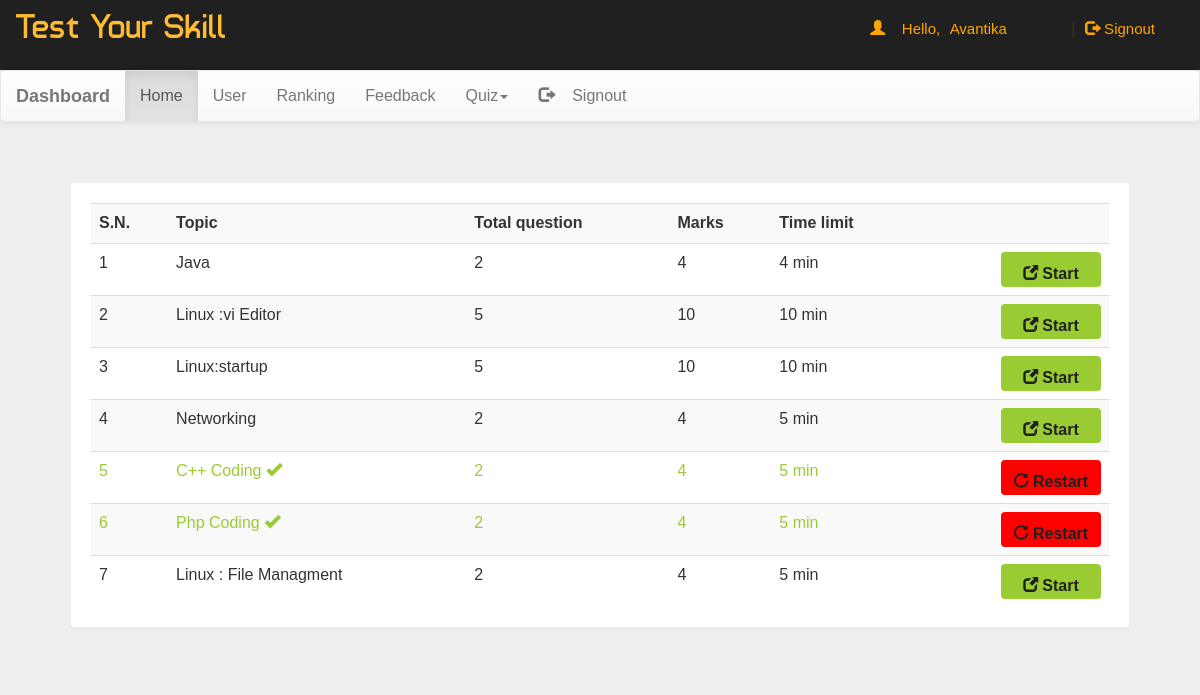
The page /dash.php (signed in) on the database its author committed.
### tables this page shows
CREATE TABLE IF NOT EXISTS `quiz` (
  `eid` text NOT NULL,
  `title` varchar(100) NOT NULL,
  `sahi` int(11) NOT NULL,
  `wrong` int(11) NOT NULL,
  `total` int(11) NOT NULL,
  `time` bigint(20) NOT NULL,
  `intro` text NOT NULL,
  `tag` varchar(100) NOT NULL,
  `date` timestamp NOT NULL DEFAULT current_timestamp() ON UPDATE current_timestamp()
);

### dash.php (the view, shortened to what this page needs)
<!DOCTYPE html PUBLIC "-//W3C//DTD XHTML 1.0 Transitional//EN" "http://www.w3.org/TR/xhtml1/DTD/xhtml1-transitional.dtd">
<html xmlns="http://www.w3.org/1999/xhtml">
<head>
<link  rel="stylesheet" href="css/bootstrap.min.css"/>
 <link  rel="stylesheet" href="css/bootstrap-theme.min.css"/>
 <link rel="stylesheet" href="css/main.css">
 <link  rel="stylesheet" href="css/font.css">
</head>
<body  style="background:#eee;">
<div class="header">
<div class="row">
<div class="col-lg-6">
<span class="logo">Test Your Skill</span></div>
<?php
 include_once 'dbConnection.php';
$email=$_SESSION['email'];
  if(!(isset($_SESSION['email']))){
header("location:index.php");
}
else
{
$name = $_SESSION['name'];;
echo '<span class="pull-right top title1" ><span class="log1"><span class="glyphicon glyphicon-user" aria-hidden="true"></span>&nbsp;&nbsp;&nbsp;&nbsp;Hello,</span> <a href="account.php" class="log log1">'.$name.'</a>&nbsp;|&nbsp;<a href="logout.php?q=account.php" class="log"><span class="glyphicon glyphicon-log-out" aria-hidden="true"></span>&nbsp;Signout</button></a></span>';
}?>
</div></div>
<nav class="navbar navbar-default title1">
  <div class="container-fluid">
    <div class="navbar-header">
      <a class="navbar-brand" href="dash.php?q=0"><b>Dashboard</b></a>
    </div>
    <div class="collapse navbar-collapse" id="bs-example-navbar-collapse-1">
      <ul class="nav navbar-nav">
        <li <?php if(@$_GET['q']==0) echo'class="active"'; ?>><a href="dash.php?q=0">Home<span class="sr-only">(current)</span></a></li>
        <li <?php if(@$_GET['q']==1) echo'class="active"'; ?>><a href="dash.php?q=1">User</a></li>
		<li <?php if(@$_GET['q']==2) echo'class="active"'; ?>><a href="dash.php?q=2">Ranking</a></li>
		<li <?php if(@$_GET['q']==3) echo'class="active"'; ?>><a href="dash.php?q=3">Feedback</a></li>
        <li class="dropdown <?php if(@$_GET['q']==4 || @$_GET['q']==5) echo'active"'; ?>">
          <a href="#" class="dropdown-toggle" data-toggle="dropdown" role="button" aria-haspopup="true" aria-expanded="false">Quiz<span class="caret"></span></a>
        </li><li class="pull-right"> <a href="logout.php?q=account.php"><span class="glyphicon glyphicon-log-out" aria-hidden="true"></span>&nbsp;&nbsp;&nbsp;&nbsp;Signout</a></li>
      </ul>
          </div>
  </div>
</nav>
<div class="container">
<div class="row">
<div class="col-md-12">
<?php if(@$_GET['q']==0) {
$result = mysqli_query($con,"SELECT * FROM quiz ORDER BY date DESC") or die('Error');
echo  '<div class="panel"><div class="table-responsive"><table class="table table-striped title1">
<tr><td><b>S.N.</b></td><td><b>Topic</b></td><td><b>Total question</b></td><td><b>Marks</b></td><td><b>Time limit</b></td><td></td></tr>';
$c=1;
while($row = mysqli_fetch_array($result)) {
	$title = $row['title'];
	$total = $row['total'];
	$sahi = $row['sahi'];
    $time = $row['time'];
	$eid = $row['eid'];
$q12=mysqli_query($con,"SELECT score FROM history WHERE eid='$eid' AND email='$email'" )or die('Error98');
$rowcount=mysqli_num_rows($q12);
if($rowcount == 0){
	echo '<tr><td>'.$c++.'</td><td>'.$title.'</td><td>'.$total.'</td><td>'.$sahi*$total.'</td><td>'.$time.'&nbsp;min</td>
	<td><b><a href="account.php?q=quiz&step=2&eid='.$eid.'&n=1&t='.$total.'" class="pull-right btn sub1" style="margin:0px;background:#99cc32"><span class="glyphicon glyphicon-new-window" aria-hidden="true"></span>&nbsp;<span class="title1"><b>Start</b></span></a></b></td></tr>';
}
else
{
echo '<tr style="color:#99cc32"><td>'.$c++.'</td><td>'.$title.'&nbsp;<span title="This quiz is already solve by you" class="glyphicon glyphicon-ok" aria-hidden="true"></span></td><td>'.$total.'</td><td>'.$sahi*$total.'</td><td>'.$time.'&nbsp;min</td>
	<td><b><a href="update.php?q=quizre&step=25&eid='.$eid.'&n=1&t='.$total.'" class="pull-right btn sub1" style="margin:0px;background:red"><span class="glyphicon glyphicon-repeat" aria-hidden="true"></span>&nbsp;<span class="title1"><b>Restart</b></span></a></b></td></tr>';
}
}
echo '</table></div></div>';
}
?>
</div>
</div></div>
</body>
</html>

### css/main.css (style rules this page uses)
body { overflow-x:hidden; width:100%; font: 15px "Century Gothic", "Times Roman", sans-serif; background:#eee; min-height:550px; background-attachment:fixed; }
.panel { border-color:#eee; margin:40px; padding:20px; font: 15px "Century Gothic", "Times Roman", sans-serif; }
.header { background:#202020; height:70px; }
.logo { font-family:'typo'; font-size:35px; color:#ffbb33; margin:15px; }
.title1 { font: 16px "Century Gothic", "Times Roman", sans-serif; }
.sub1 { width:90px; color:#202020; background:orange; font-size:15px; height:35px; margin:20px; padding:10px; width:100px; }
.top { margin-top:20px; }
.log1 { font: 15px 'Ubuntu', sans-serif; color:orange; margin-left:10px; }
.log { margin:10px; margin-right:60px; margin-left:5px; color:orange; text-decoration:none; font-size:20px; font-size:15px; }

### rows shown on the page
quiz: title "Java", total "2", $sahi*$total "4", time "4"
quiz: title "Linux :vi Editor", total "5", $sahi*$total "10", time "10"
quiz: title "Linux:startup", total "5", $sahi*$total "10", time "10"
quiz: title "Networking", total "2", $sahi*$total "4", time "5"
quiz: title "C++ Coding", total "2", $sahi*$total "4", time "5"
quiz: title "Php Coding", total "2", $sahi*$total "4", time "5"
quiz: title "Linux : File Managment", total "2", $sahi*$total "4", time "5"

### other values the page prints
$name "Avantika"
